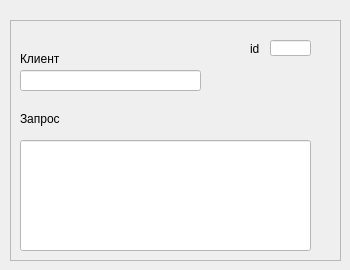
    <widget class="QWidget" name="page_Requests_props">
     <widget class="QFrame" name="frame_5">
      <property name="geometry">
       <rect>
        <x>10</x>
        <y>20</y>
        <width>331</width>
        <height>241</height>
       </rect>
      </property>
      <property name="frameShape">
       <enum>QFrame::StyledPanel</enum>
      </property>
      <property name="frameShadow">
       <enum>QFrame::Raised</enum>
      </property>
      <widget class="QLineEdit" name="tb_req_id">
       <property name="geometry">
        <rect>
         <x>260</x>
         <y>20</y>
         <width>41</width>
         <height>16</height>
        </rect>
       </property>
       <property name="styleSheet">
        <string notr="true">color: rgb(0, 0, 0);
background-color: rgb(255, 255, 255);</string>
       </property>
      </widget>
      <widget class="QLineEdit" name="tb_req_client">
       <property name="geometry">
        <rect>
         <x>10</x>
         <y>50</y>
         <width>181</width>
         <height>21</height>
        </rect>
       </property>
       <property name="styleSheet">
        <string notr="true">color: rgb(0, 0, 0);
background-color: rgb(255, 255, 255);</string>
       </property>
      </widget>
      <widget class="QLineEdit" name="tb_req_details">
       <property name="geometry">
        <rect>
         <x>10</x>
         <y>120</y>
         <width>291</width>
         <height>111</height>
        </rect>
       </property>
       <property name="styleSheet">
        <string notr="true">color: rgb(0, 0, 0);
background-color: rgb(255, 255, 255);</string>
       </property>
      </widget>
      <widget class="QLabel" name="label_client_lname_7">
       <property name="geometry">
        <rect>
         <x>10</x>
         <y>30</y>
         <width>45</width>
         <height>18</height>
        </rect>
       </property>
       <property name="text">
        <string>Клиент</string>
       </property>
      </widget>
      <widget class="QLabel" name="label_fname_7">
       <property name="geometry">
        <rect>
         <x>10</x>
         <y>90</y>
         <width>45</width>
         <height>18</height>
        </rect>
       </property>
       <property name="text">
        <string>Запрос</string>
       </property>
      </widget>
      <widget class="QLabel" name="label_7">
       <property name="geometry">
        <rect>
         <x>240</x>
         <y>20</y>
         <width>12</width>
         <height>18</height>
        </rect>
       </property>
       <property name="text">
        <string>id</string>
       </property>
      </widget>
     </widget>
    </widget>
